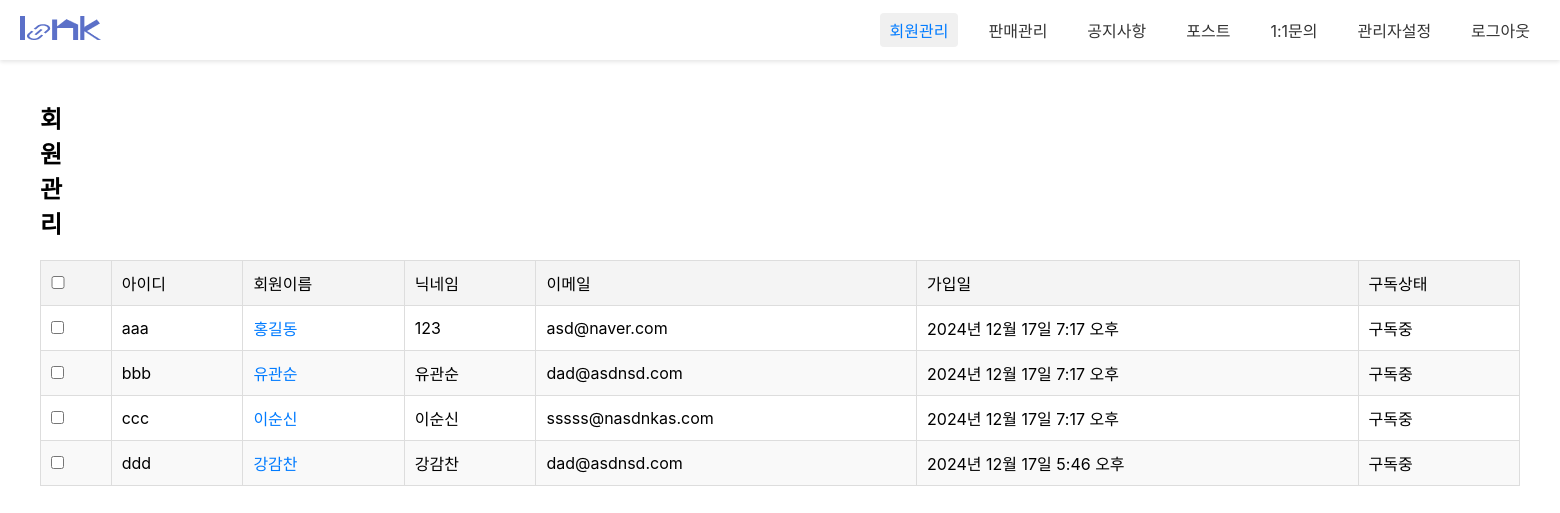
The app's page /admin1/admin_memList/, older data.
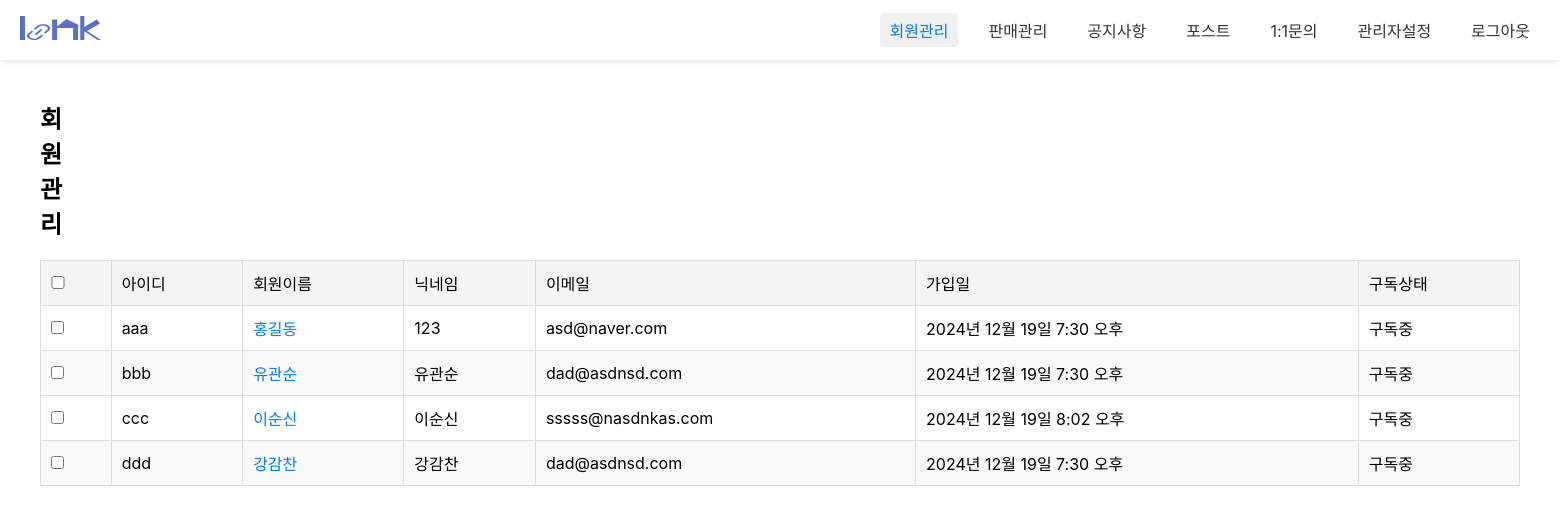
The same page, newer data.
### loginpage/models.py (models this page shows, shortened)
class Member(models.Model):
  id = models.CharField(max_length=50,primary_key=True)
  pw = models.CharField(max_length=100)
  name = models.CharField(max_length=100)
  nicName = models.CharField(max_length=100,default='123')
  mail = models.EmailField(max_length=100)
  birthday = models.CharField(max_length=100)
  gender = models.CharField(max_length=10,choices=[('남자', '남자'), ('여자', '여자')])
  mdate = models.DateTimeField(auto_now=True)
  created_group = models.OneToOneField(
        'diary.GroupDiary',  # '앱이름.모델이름' 형식
        on_delete=models.SET_NULL,
        null=True,
        blank=True,
        related_name='creator'
    )
  joined_group = models.ForeignKey(
        'diary.GroupDiary',  # '앱이름.모델이름' 형식
        on_delete=models.SET_NULL,
        null=True,
        blank=True,
        related_name='members'
    )

### admin1/views.py (the view)
# urls.py: path('admin_memList/', views.admin_memList, name="admin_memList"),
def admin_memList(request):
	qs = Member.objects.all()
	context = {"mlist":qs}
	return render(request, 'admin_memList.html', context)

### admin1/templates/admin_memList.html (shortened to what this page needs)
{% load static %}
<!DOCTYPE html>
<html lang="ko">
<head>
<link rel="stylesheet" href="{% static 'css/admin1/admin_login.css'%}">
<link rel="stylesheet" href="{% static 'css/admin1/admin_memllist.css'%}">
</head>
<body>
	<nav class="gnb">
		<a href="#" class="logo"><img src="/static/images/admin1/logo_sample.png" alt=""></a>
		<div class="menu">
				<a class="active" href="/admin1/admin_memList/">회원관리</a>
				<a href="#">판매관리</a>
				<a href="/admin1/admin_noticeList/">공지사항</a>
				<a href="/admin1/admin_postList/">포스트</a>
				<a href="/admin1/admin_qList/" >1:1문의</a>
				<a href="/admin1/admin_adminList/">관리자설정</a>
				<a id='a_logout'>로그아웃</a>
		</div>
	</nav>
	<div class="container">
		<div class="con_header">
			<h2>회원 관리</h2>
		</div>
		<table>
			<thead>
				<tr>
					<th><input type="checkbox" id="select_all"></th>
					<th>아이디</th>
					<th>회원이름</th>
					<th>닉네임</th>
					<th>이메일</th>
					<th>가입일</th>
					<th>구독상태</th>
				</tr>
			</thead>
			<tbody>
				{% for mem in mlist %}
				<tr>
					<td><input type="checkbox" class="select_member"></td>
					<td>{{mem.id}}</td>
					<td class="member_name"><a href="/admin1/admin_memView/{{mem.id}}/">{{mem.name}}</a></td>
					<td>{{mem.nicName}}</td>
					<td>{{mem.mail}}</td>
					<td>{{mem.mdate}}</td>
					<td>구독중</td>
				</tr>
				{% endfor %}
			</tbody>
		</table>
	</div>
</body>
</html>

Row changes from the older to the newer data that the page shows:
changed Member "aaa": mdate "2024년 12월 17일 7:17 오후" → "2024년 12월 19일 7:30 오후"
changed Member "bbb": mdate "2024년 12월 17일 7:17 오후" → "2024년 12월 19일 7:30 오후"
changed Member "ccc": mdate "2024년 12월 17일 7:17 오후" → "2024년 12월 19일 8:02 오후"
changed Member "ddd": mdate "2024년 12월 17일 5:46 오후" → "2024년 12월 19일 7:30 오후"
